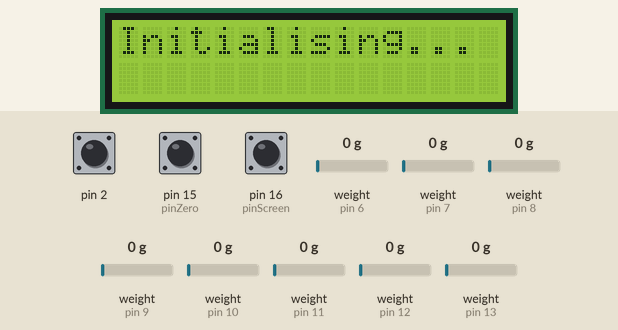
A sketch run on a simulated Arduino Uno, built with avr-gcc and run on an emulated ATmega328P. Shown: 16×2 character LCD. The inputs (shaded band) are chosen by the test bench; at power-on: pin 2 HIGH, pin 15 (pinZero) HIGH, pin 16 (pinScreen) HIGH, weight on the scale (sensors on pin 6, pin 7, pin 8, pin 9, pin 10, pin 11, pin 12, pin 13) 0 g. EEPROM starts erased; the modem accepts every AT command (registered, SIM ready, sends succeed) and sends nothing else.

Above: at 0.1 s.
At 17.0 s:
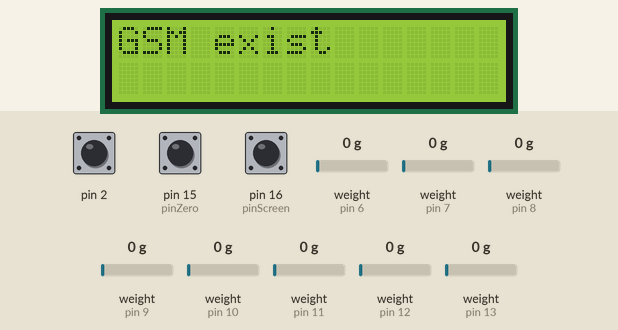
At 27.2 s:
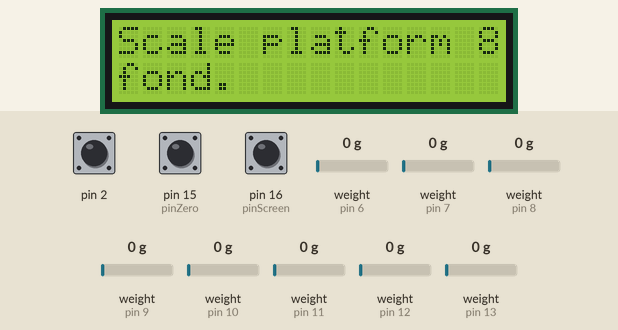
At 33.7 s:
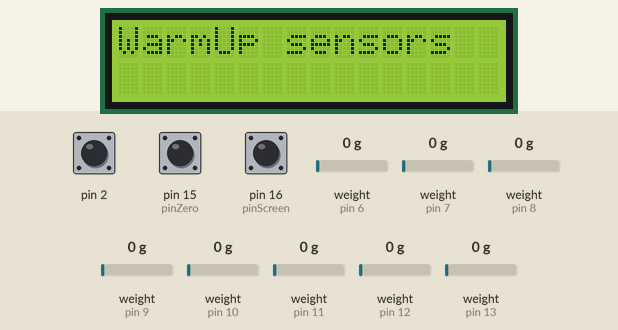
At 73.7 s:
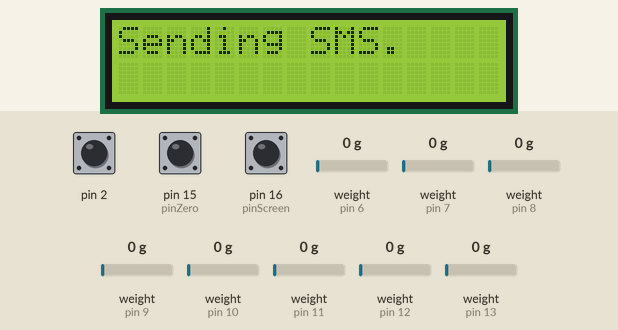
At 96.8 s:
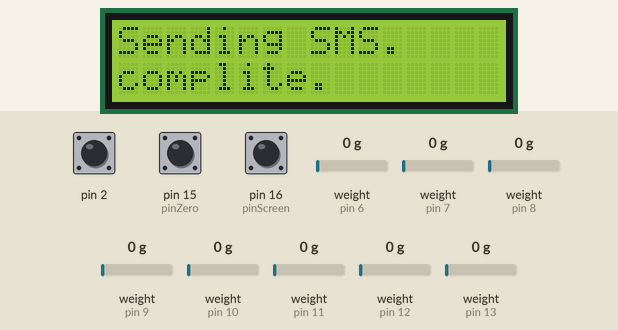

Measured:
- what the display in image 1 shows lasts 3.1 s, from 16.9 s to 20.0 s
- what the display in image 2 shows lasts 1.4 s, from 27.2 s to 28.6 s
- what the display in image 3 shows lasts 40.0 s, from 33.7 s to 73.7 s
- what the display in image 4 shows lasts 23.0 s, from 73.7 s to 96.7 s
- what the display in image 5 shows lasts 7.2 s, from 96.7 s to 103.9 s

The sketch:

sketch_jul03a.ino
```cpp
#include <SoftwareSerial.h>
#include <EEPROM.h> // EEPROM lib.
#include "HX711.h" // HX711 lib. https://github.com/bogde/HX711 or
#include "LiquidCrystal_PCF8574.h"
#include <Wire.h>
SoftwareSerial mySerial(4, 3); // Выводы SIM800L Tx & Rx подключены к выводам Arduino 3 и 2
LiquidCrystal_PCF8574 lcd(0x27); // set the LCD address to 0x27 for a 16 chars and 2 line display

String UserPhone="+79039931289";//618643419
String SystemPhone="";

char ch = 0;

char csq = 0;

char GSMPow1[5]={0,0,0,0,0};
char BatPow1[5]={0,0,0,0,0};
String GSMPow;
String BatPow;
byte pin2sleep=5;
byte pinScreen=16;
byte pinZero=15;
byte MaxScreen=2;

unsigned int ScaleStartAdress=100;
unsigned int YesterdayWeightAdress=200;

#define SENSORCNT 8
HX711 scale[SENSORCNT];
float delta0[SENSORCNT]; // delta weight from start
float delta1[SENSORCNT]; // delta weight from yesterday
float delta2[SENSORCNT]; // delta weight from 2xyesterday
float deltaLast1[SENSORCNT]; //
float deltaLast2[SENSORCNT]; //

float raw0[SENSORCNT]; //raw data from sensors on first start
float raw1[SENSORCNT]; //raw data from sensors on yesterday
float raw11[SENSORCNT]; //raw data from sensors on 2x yesterday
float raw2[SENSORCNT]; //actual raw data from sensors
//float swarmw[SENSORCNT]; //weight data for swarm warning
//float w[SENSORCNT]; //weight data for swarm warning
//unsigned long swarm0t[SENSORCNT]; //time for swarm warning
word calibrate[SENSORCNT];; //calibration factor for each sensor
bool ActiveSensors[SENSORCNT];
int AnyActiveScale=-1;
//word daynum=0; //numbers of day after start
//int notsunset=0;
//int Hwarning=0;
//int Halarm=0;
byte ScreenNumber=0;
unsigned int LoopCnt=0;
bool GSMExist=0;


boolean setZero=false;

boolean Button[8];
boolean ButtonOld[8];
boolean Photo;
boolean PhotoOld;
void MakeMeasureStart()
{
if(AnyActiveScale==-1)return;
lcd.home();
lcd.clear();
lcd.print("PowerUp sensors");
for(int i=0;i<SENSORCNT;i++)
    if(ActiveSensors[i])
      scale[i].power_up(); //power up all scales
lcd.home();
lcd.clear();
lcd.print("WarmUp sensors");
  raw2[AnyActiveScale]=scale[AnyActiveScale].get_units(240); //warm-up Wheatstone bridges and hx711-s
}

void MakeMeasure(int Cycles)
{
if(AnyActiveScale==-1)return;
for(int i=0;i<SENSORCNT;i++)
  if(ActiveSensors[i])
    raw2[i]=scale[i].get_units(Cycles);
for(int i=0;i<SENSORCNT;i++)if(ActiveSensors[i])
  {
  delta0[i]=(raw2[i]-raw0[i])/calibrate[i]; // calculate weight changes from start
  delta1[i]=(raw2[i]-raw1[i])/calibrate[i];// calculate weight changes from yesterday
  delta2[i]=(raw2[i]-raw11[i])/calibrate[i];// calculate weight changes from 2xyesterday
  deltaLast1[i]=delta0[i]-delta1[i];
  deltaLast2[i]=delta1[i]-delta2[i];
  }
}
void MakeMeasureStop()
{
if(AnyActiveScale==-1)return;
for(int i=0;i<SENSORCNT;i++)
  if(ActiveSensors[i])
    scale[i].power_down();
}

void SetZero(int SensorNum)
{
  int adress=ScaleStartAdress+SensorNum*4;
  raw0[SensorNum]=raw2[SensorNum];
  EEPROM.put(adress, raw0[SensorNum]);
}
void GetEPROMData()
{
  int adress;
  for(int i=0;i<SENSORCNT;i++)
    {
    adress=ScaleStartAdress+i*4;
    EEPROM.get(adress, raw0[i]);
    }
  for(int i=0;i<SENSORCNT;i++)
    {
    adress=YesterdayWeightAdress+i*4;
    EEPROM.get(adress, raw11[i]);
    adress=YesterdayWeightAdress+i*4+SENSORCNT*4;
    EEPROM.get(adress, raw1[i]);
    }
}
void NightUpdateAndSave()
{
  int adress;
  for(int i=0;i<SENSORCNT;i++)
    {
    raw11[i]=raw1[i];
    raw1[i]=raw2[i];
    adress=YesterdayWeightAdress+i*4;
    EEPROM.put(adress, raw11[i]);
    adress=YesterdayWeightAdress+i*4+SENSORCNT*4;
    EEPROM.put(adress, raw1[i]);
    }
}

void setup()
{
 //L2C
  Wire.begin();
  Wire.beginTransmission(0x27);
  int error = Wire.endTransmission();
  //Serial.print("Error: ");
  //Serial.print(error);

  if (error == 0) {
  //  Serial.println(": LCD found.");
    lcd.begin(16, 2); // initialize the lcd
//lcd.print("jklj");
  } else {
   // Serial.println(": LCD not found.");
  } // if
lcd.setBacklight(40);
lcd.clear();
lcd.setCursor(0, 0);
lcd.print("Initialising...");

scale[0].begin(6, 14);
scale[1].begin(7, 14);
scale[2].begin(8, 14);
scale[3].begin(9, 14);
scale[4].begin(10, 14);
scale[5].begin(11, 14);
scale[6].begin(12, 14);
scale[7].begin(13, 14);


  /*
pinMode(14, OUTPUT);
pinMode(6, INPUT);
pinMode(7, INPUT);
pinMode(8, INPUT);
pinMode(9, INPUT);
pinMode(10, INPUT);
pinMode(11, INPUT);
pinMode(12, INPUT);

scale[0].begin(14, 6);
scale[0].begin(14, 7);
scale[0].begin(14, 8);
scale[0].begin(14, 9);
scale[0].begin(14, 10);
scale[0].begin(14, 11);
scale[0].begin(14, 12);
scale[0].begin(14, 13);
*/


calibrate[0]=20880;
calibrate[1]=20880;
calibrate[2]=20880;
calibrate[3]=20880;
calibrate[4]=20880;
calibrate[5]=20880;
calibrate[6]=20880;
calibrate[7]=20880;
for(int i=0;i<SENSORCNT;i++)
  {
  delta0[i]=0; // delta weight from start
  delta1[i]=0; // delta weight from yesterday
  delta2[i]=0; // delta weight from 2xyesterday
  raw0[i]=0; //raw data from sensors on first start
  raw1[i]=0; //raw data from sensors on yesterday
  raw11[i]=0; //raw data from sensors on 2xyesterday
  raw2[i]=0; //actual raw data from sensors
//  swarmw[i]=0; //weight data for swarm warning
//  w[i]=0; //weight data for swarm warning
//  swarm0t[i]=0; //time for swarm warning
  }
ScreenNumber=0;
   pinMode(pin2sleep, OUTPUT);
   pinMode(2, INPUT_PULLUP);
   pinMode(pinScreen, INPUT_PULLUP);
   pinMode(pinZero, INPUT_PULLUP);


//   Serial.begin(9600);
switchto9600(); //for AiThinker GSM A6
mySerial.begin(9600);
int Cnt=0;
while(!mySerial.available() && Cnt<10){ // Зацикливаем и ждем инициализацию SIM800L
    mySerial.println("AT"); // Отправка команды AT
    delay(1000); // Пауза
    //Serial.println("Connecting…"); // Печатаем текст
    lcd.clear();
    lcd.setCursor(0, 0);
    lcd.print("Connecting GSM");
    Cnt++;
    }
GSMExist=Cnt<10;
lcd.clear();
lcd.setCursor(0, 0);
if(GSMExist)
{
lcd.print("GSM exist");
}
else
{
lcd.print("GSM not fond");

}
delay(1000);
if(GSMExist)
{
   // Serial.println("Connected!"); // Печатаем текст
    mySerial.println("AT+CMGF=1"); // Отправка команды AT+CMGF=1
    delay(1000); // Пауза
    mySerial.println("AT+CNMI=1,2,0,0,0"); // Отправка команды AT+CNMI=1,2,0,0,0
    delay(1000); // Пауза
    mySerial.println("AT+CMGL=\"REC UNREAD\"");
}
GetEPROMData();


for(int i=0;i<SENSORCNT;i++)
  {
  if(scale[i].wait_ready_timeout(1000))
    {
      if(AnyActiveScale==-1)AnyActiveScale=i;
      ActiveSensors[i]=1;
    }
  else ActiveSensors[i]=0;
  lcd.clear();
  lcd.setCursor(0, 0);
  lcd.print("Scale platform "+String(i+1));
  lcd.setCursor(0, 1);
  if(ActiveSensors[i])lcd.print("fond.");
  else lcd.print("not fond.");
  delay(1000);
  }


if(GSMExist)
{
readVcc();
SignalQ();
lcd.clear();
lcd.setCursor(0, 0);
lcd.print("Batt=");//ery
lcd.print(BatPow);

lcd.print("%");
lcd.setCursor(0, 1);
lcd.print("GSM sgn=");
lcd.print(GSMPow);
/*
lcd.print(GSMPow[0]);
if (GSMPow[1] != ',')
  {
  lcd.print(GSMPow[1]);
  if (GSMPow[2] != ',')
    {
    lcd.print(GSMPow[2]);
    if (GSMPow[3] != ',') {mySerial.print(GSMPow[3]);}
    }
  }
*/
//lcd.print(GSMPow);
lcd.println("of 31");
delay(5000);
digitalWrite(pin2sleep, HIGH); // Turn OFF modem
}

MakeMeasureStart();
//lcd.setCursor(0, 1);
//lcd.print("1");


//lcd.setCursor(0, 1);
//lcd.print("2");
//attachInterrupt(0, Int0 , RISING); // Interrupt by HIGH level
}

void Int0() //send weight
{

  detachInterrupt(digitalPinToInterrupt(0));
lcd.home();
lcd.clear();
lcd.print("Int 0");
delay(10000);
  attachInterrupt(0, Int0 , RISING);
}
void RePaint()
{
lcd.home();
//lcd.clear();
if(ScreenNumber==0)
{
    lcd.setCursor(0, 0);
    lcd.print("1-");
    lcd.print(String(delta0[0],(delta0[0]>=100)?1:2));
    lcd.setCursor(8, 0);
    lcd.print("2-");
    lcd.print(String(delta0[1],(delta0[1]>=100)?1:2));
    lcd.setCursor(0, 1);
    lcd.print("3-");
    lcd.print(String(delta0[2],(delta0[2]>=100)?1:2));
    lcd.setCursor(8, 1);
    lcd.print("4-");
    lcd.print(String(delta0[3],(delta0[3]>=100)?1:2));
}
else if(ScreenNumber==1)
{
    lcd.setCursor(0, 0);
    lcd.print("5-");
    lcd.print(String(delta0[4],(delta0[4]>=100)?1:2));
    lcd.setCursor(8, 0);
    lcd.print("6-");
    lcd.print(String(delta0[5],(delta0[5]>=100)?1:2));
    lcd.setCursor(0, 1);
    lcd.print("7-");
    lcd.print(String(delta0[6],(delta0[6]>=100)?1:2));
    lcd.setCursor(8, 1);
    lcd.print("8-");
    lcd.print(String(delta0[7],(delta0[7]>=100)?1:2));
}
else if(ScreenNumber==2)
{
    lcd.setCursor(0, 0);
    lcd.print("S1_w");
    lcd.setCursor(0, 1);
    lcd.print(String(raw2[0]/calibrate[0],(raw2[0]/calibrate[0]>=100)?1:2));
    lcd.setCursor(6, 0);
    lcd.print("S1_d1");
    lcd.setCursor(6, 1);
    lcd.print(String(deltaLast1[0],(deltaLast1[0]>=100)?1:2));
    lcd.setCursor(12, 0);
    lcd.print("S1_d2");
    lcd.setCursor(12, 1);
    lcd.print(String(deltaLast2[0],(deltaLast2[0]>=100)?1:2));
}
else if(ScreenNumber==3)
{
    lcd.setCursor(0, 0);
    lcd.print("Bat=");
    lcd.print(String(Button[0]));
    lcd.print(" ");
    lcd.print(String(Button[1]));
    lcd.print(" ");
    lcd.print(String(digitalRead(2)));

}
}

void loop()
{
if(AnyActiveScale==-1)
  {
  lcd.clear();
  lcd.setCursor(0, 0);
  lcd.print("No platform");
  lcd.setCursor(0, 1);
  lcd.print("Measurement stopped");
  return;


  }

//lcd.setCursor(0, 1);
//lcd.print("3");
Button[0]=digitalRead(pinScreen);
Button[1]=digitalRead(pinZero);
Photo=digitalRead(2);
if(!Button[0] && ButtonOld[0])
{
ScreenNumber++;
if(ScreenNumber>MaxScreen)ScreenNumber=0;
}
//Set 0
if(!Button[1] && ButtonOld[1])
{
//MakeMeasureStart();
MakeMeasure(20);
//MakeMeasureStop();
for(int i=0;i<SENSORCNT;i++)SetZero(i);
}
if(Photo && !PhotoOld)
{
MakeMeasure(20);
if(GSMExist)SendScaleData();
NightUpdateAndSave();
}

//ScreenNumber=3;
//lcd.setCursor(0, 1);
//lcd.print("4");


if(LoopCnt%20==0)
  {
  MakeMeasure(5);
  lcd.clear();
  }
//lcd.print("5");

RePaint();


//lcd.print("6");

 /*
if(LoopCnt%1000==0)
  {
    //SendScaleData();
readVcc();
SignalQ();
  }

   if(mySerial.available() && LoopCnt%100==0)
        { // Проверяем, если есть доступные данные
   // delay(100); // Пауза
   // while(mySerial.available()){ // Проверяем, есть ли еще данные.
   // incomingByte = mySerial.read(); // Считываем байт и записываем в переменную incomingByte
   // inputString += incomingByte; // Записываем считанный байт в массив inputString
    //}
                      // Пауза


readVcc();
SignalQ();
mySerial.print("Battery capacity is:");
  Serial.print(BatPow1);
  Serial.println("%");
  Serial.print("GSM signal strenght:");
  Serial.print(GSMPow1);
  Serial.println(" of 31");


    // sms(String("Send"), String("+79618643419")); // Отправка SMS

        }
 */
for(int i=0;i<8;i++)ButtonOld[i]=Button[i];
PhotoOld=Photo;
LoopCnt++;
delay(20);
}

void SendScaleData()
{
lcd.home();
lcd.clear();
lcd.print("Sending SMS.");
digitalWrite(pin2sleep, LOW); // Turn ON modem
delay(5000); // Wait for modem booting
MakeMeasure(20);
String Txt="";
for(int i=0;i<SENSORCNT;i++)
  {
  if(delta0[i]>0)
    {
      Txt=Txt+"Hive"+String(i+1)+"="+String(delta0[i],2)+" ("+String(delta1[i],2)+")"+String(char(10));
    }
  }
if(Txt=="")Txt=Txt+"No sensors"+String(char(10));

readVcc();
SignalQ();

Txt=Txt+"Battery capacity is:"+BatPow+"%"+String(char(10));
Txt=Txt+"GSM signal strenght:"+GSMPow+" of 31"+String(char(10));
if(UserPhone!="")sms(Txt,UserPhone);
if(SystemPhone!="")sms(Txt,SystemPhone);

digitalWrite(pin2sleep, HIGH); // Turn OFF modem
lcd.home();
lcd.print("Sending SMS");
lcd.setCursor(0, 1);
lcd.print("complite.");
delay(3000);
}

 void sms(String text, String phone) // Процедура Отправка SMS
 {
   //Serial.println("SMS send started");
   mySerial.println("AT+CMGS=\"" + phone + "\"");
   delay(500);
   mySerial.print(text);
   delay(500);
   mySerial.print((char)26);
   delay(500);
   //Serial.println("SMS send complete");
   //delay(2000);
 }

void readVcc() // Функция чтения заряда батареи из GSM-модуля
{
for (int i = 0; i <= 5 ; i++) BatPow1[i]=0;

  ch = mySerial.read();
   while (mySerial.available() > 0) { ch = mySerial.read(); } // очищаем входной буфер порта

 mySerial.println("AT+CBC?"); //запрашивем статус батареи у GSM-модуля
// delay(200);
for (int i = 0; i <= 20 ; i++) { delayMicroseconds(10000);}
 while (mySerial.available() > 0) { // считываем входную строку после запятой
 ch = mySerial.read();
 //Serial.println(ch); // Печатаем текст

     if (ch ==','){
      BatPow1[0]=mySerial.read();
      BatPow1[1]=mySerial.read();
      BatPow1[2]=mySerial.read();
      BatPow1[3]=mySerial.read();
      BatPow1[4]=0;
     }
   }

for(int i=0;i<4;i++)
if(BatPow1[i]<'0' || BatPow1[i]>'9')
  {BatPow1[i]=' ';
  //  for(int j=i;i<4;j++){BatPow1[j]=BatPow1[j+1];}
  }

BatPow=BatPow1;
}

void SignalQ() // Считывание мощности сигнала GSM
{
for (int i = 0; i <= 5 ; i++) GSMPow1[i]=0;
  csq = mySerial.read();
   while (mySerial.available() > 0) { csq = mySerial.read(); } // очищаем входной буфер порта

 mySerial.println("AT+CSQ"); //запрашиваем у GSM-модуля мощность сигнала
// delay(200);
for (int i = 0; i <= 20 ; i++) { delayMicroseconds(10000);}
 while (mySerial.available() > 0) { //считываем входную строку после двоеточия
 csq = mySerial.read();
 //Serial.println(csq); // Печатаем текст

     if (csq ==':'){
       GSMPow1[0]=mySerial.read();
       GSMPow1[1]=mySerial.read();
       GSMPow1[2]=mySerial.read();
       GSMPow1[3]=mySerial.read();
       GSMPow1[4]=0;
       }
   }
if (GSMPow1[1] == ',') {GSMPow1[1]=0;GSMPow1[2]=0;GSMPow1[3]=0;}
else if (GSMPow1[2] == ',') {GSMPow1[2]=0;GSMPow1[3]=0;}
else if (GSMPow1[3] == ',') {GSMPow1[3]=0;}
GSMPow=GSMPow1;
}
void switchto9600()
{
mySerial.begin(115200); // Open software serial port
delay(16000); // wait for boot
mySerial.println("AT");
delay(200);
mySerial.println("AT");
delay(200);
mySerial.println("AT+IPR=9600");    //  Change Serial Speed
delay(200);
mySerial.begin(9600);
mySerial.println("AT&W0");
delay(200);
mySerial.println("AT&W");
}
```
